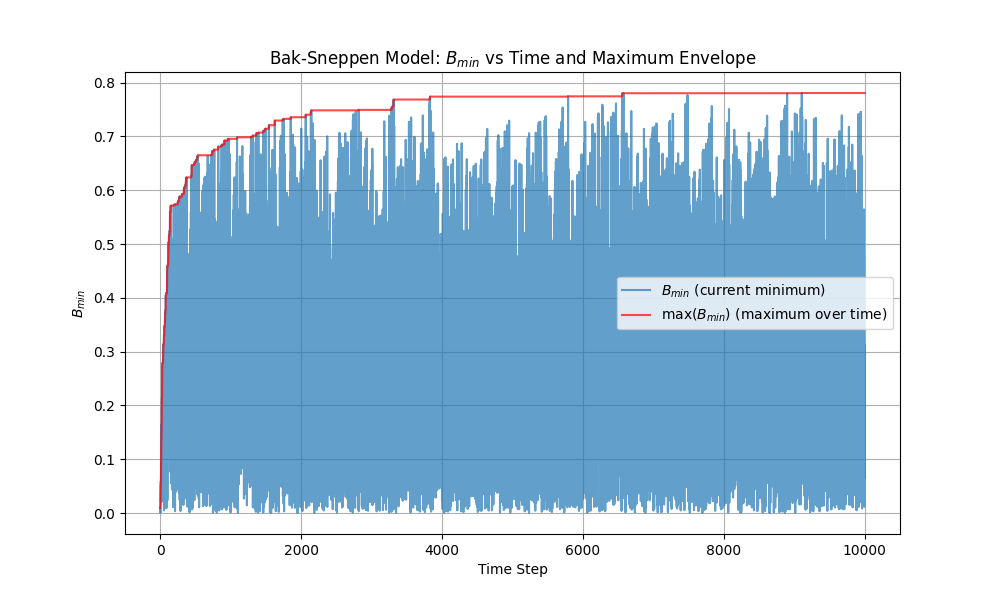

Source code (Python):
import numpy as np
import matplotlib.pyplot as plt

# Parameters
num_species = 100  # number of species
num_steps = 10000  # number of simulation steps

# Initialize species with random fitness values between 0 and 1
fitness = np.random.rand(num_species)

# Arrays to store the minimum fitness and the maximum of all previous Bmins
bmin_list = []
bmin_max_list = []

# Simulate the Bak-Sneppen dynamics
bmin_max = 0  # Initialize the maximum of all previous Bmins
for _ in range(num_steps):
    # Find the species with the minimum fitness
    bmin_idx = np.argmin(fitness)
    bmin_value = fitness[bmin_idx]
    
    # Update the species with the minimum fitness and one of its neighbors
    fitness[bmin_idx] = np.random.rand()  # Reset the minimum fitness
    neighbor_idx = (bmin_idx + np.random.choice([-1, 1])) % num_species  # Select one random neighbor
    fitness[neighbor_idx] = np.random.rand()  # Reset the fitness of the neighbor
    
    # Track the minimum fitness at each step
    bmin_list.append(bmin_value)
    
    # Track the maximum of all previous Bmins
    bmin_max = max(bmin_max, bmin_value)
    bmin_max_list.append(bmin_max)

# Plot the results
plt.figure(figsize=(10, 6))
plt.plot(bmin_list, label='$B_{min}$ (current minimum)', alpha=0.7)
plt.plot(bmin_max_list, label='$\max(B_{min})$ (maximum over time)', color='red', alpha=0.7)
plt.title("Bak-Sneppen Model: $B_{min}$ vs Time and Maximum Envelope")
plt.xlabel("Time Step")
plt.ylabel("$B_{min}$")
plt.legend()
plt.grid(True)
plt.show()
